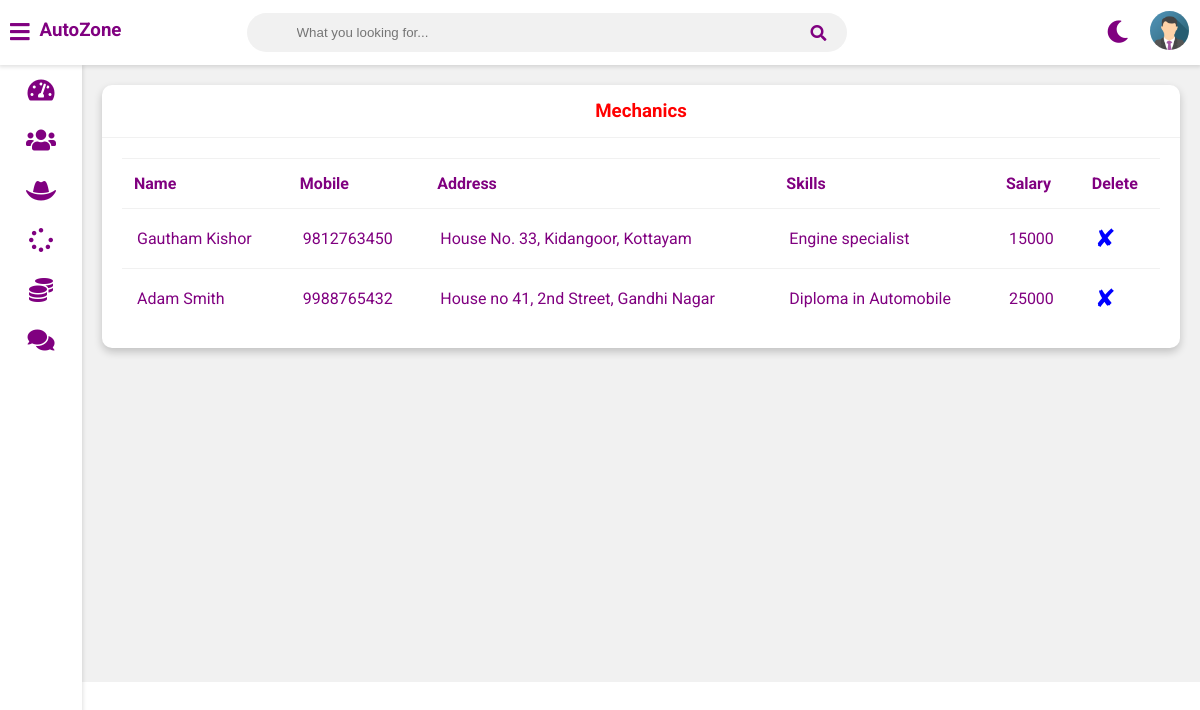
Page /admin-view-mechanic (signed in) on the committed database.
### vehicle/models.py (models this page shows, shortened)
class Mechanic(models.Model):
    name = models.CharField(max_length=100)
    user=models.OneToOneField(User,on_delete=models.CASCADE)
    profile_pic= models.ImageField(upload_to='profile_pic/MechanicProfilePic/',null=True,blank=True)
    address = models.CharField(max_length=40)
    mobile = models.CharField(max_length=20,null=False)
    skill = models.CharField(max_length=500,null=True)
    salary=models.PositiveIntegerField(null=True)
    status=models.BooleanField(default=False)
    @property
    def get_name(self):
        return self.user.first_name+" "+self.user.last_name

### vehicle/views.py (the view)
# urls.py: path('admin-view-mechanic',views.admin_view_mechanic_view,name='admin-view-mechanic'),
@login_required(login_url='adminlogin')
def admin_view_mechanic_view(request):
    mechanics=models.Mechanic.objects.all()
    return render(request,'vehicle/admin_view_mechanic.html',{'mechanics':mechanics})

### templates/vehicle/admin_view_mechanic.html
{% extends 'vehicle/adminbase.html' %}
{% block content %}
{% load static %}
	<div class="wrapper">
		<div class="row">
			<div class="col-12 col-m-12 col-sm-12">
				<div class="card">
					<div class="card-header">
						<h3 style="color:red; text-align:center" >Mechanics
						</h3>
					</div>
					<div class="card-content">
						<table>
							<thead>
                <tr>
                  <th>Name</th>
                  <th>Mobile</th>
                  <th>Address</th>
                  <th>Skills</th>
                  <th>Salary</th>
                  <th>Delete</th>
                </tr>
							</thead>
							<tbody>
              {% for m in mechanics %}
                <tr>
                  <td> {{m.get_name}}</td>
                  <td>{{m.mobile}}</td>
                  <td>{{m.address}}</td>
                  <td>{{m.skill}}</td>
                  <td>{{m.salary}}</td>
                  <td><a style="color:blue; text-decoration:none;font-size:25px;"href="{% url 'delete-mechanic' m.id  %}">&#10008;</a></td>
                </tr>
                {% endfor %}
							</tbody>
						</table>
					</div>
				</div>
			</div>
		</div>
<br><br><br><br><br><br><br><br><br><br><br><br><br><br><br><br>
	</div>
{% endblock content %}

### static/style.css (style rules this page uses)
:root { --primary-color: linear-gradient(#d9ecc7,#07a3b2); --success-color:linear-gradient(#af6480,#103587); --warning-color:linear-gradient(#7dc387,#26c9d5); --danger-color:linear-gradient(#9b7dab,#06102e); --light-color: #212529; --light-second-color: #727475; --light-background: #ffffff; --light-second-background: #f1f1f1; --dark-color: #909090; --dark-second-color: #f5f6fa; --dark-background: #23242D; --dark-second-background: #181818; }
.light { --main-bg-color: var(--light-background); --second-bg-color: var(--light-second-background); --main-color: purple; --second-color: purple; }
* { box-sizing: border-box; }
body { font-family: 'Roboto', sans-serif; background: var(--main-bg-color); color: var(--main-color); margin: 0; border-radius: 20px; }
.wrapper { padding: 10px; margin-left: 82px; padding-top: 75px; background: var(--second-bg-color); transition: margin-left .5s; }
.row { display: flex; flex-wrap: wrap; flex-direction: row; }
.row:after, .row:before { box-sizing: border-box; }
[class*="col-"] { padding: 10px; }
@media only screen and (min-width: 600px) { .col-sm-12 { width: 100%; } }
@media only screen and (min-width: 768px) { .col-m-12 { width: 100%; } }
@media only screen and (min-width: 992px) { .col-12 { width: 100%; } }
.card { background: var(--main-bg-color); color: var(--main-color); border-radius: 10px; margin-bottom: 10px; box-shadow: 0 4px 8px 0 rgba(0,0,0,0.2); }
.card-header { padding: 15px 30px; border-bottom: 1px solid var(--second-bg-color); position: relative; }
.card-header h3 { margin: 0; }
.card-content { padding: 20px; overflow-x: auto; }
table { border-collapse: collapse; width: 100%; }
table td { border-top: 1px solid var(--second-bg-color); padding: 15px; }
table th { border-top: 1px solid var(--second-bg-color); border-bottom: 1px solid var(--second-bg-color); padding: 15px 12px; text-align: left; }

### rows in the picture
Mechanic: get_name "Gautham Kishor", mobile "9812763450", address "House No. 33, Kidangoor, Kottayam", skill "Engine specialist", salary "15000"
Mechanic: get_name "Adam Smith", mobile "9988765432", address "House no 41, 2nd Street, Gandhi Nagar", skill "Diploma in Automobile", salary "25000"
